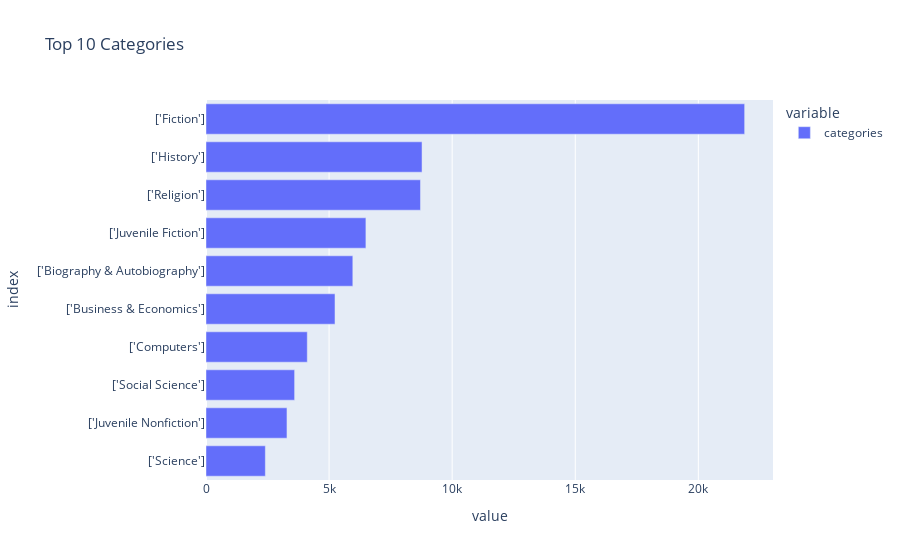

Notebook code for this chart:
### Code cell
cat_num = 10
fig = px.bar(df_books_en["categories"].value_counts()[:cat_num][::-1], orientation = "h", title = f"Top {cat_num} Categories")
fig.show()

### Figure 1 — Plotly figure (JSON) as saved in the notebook; plotly's stock layout.template omitted (floating-point values rounded to 4 significant figures)
{"data": [{"alignmentgroup": "True", "hovertemplate": "variable=categories<br>value=%{x}<br>index=%{y}<extra></extra>", "legendgroup": "categories", "marker": {"color": "#636efa", "pattern": {"shape": ""}}, "name": "categories", "offsetgroup": "categories", "orientation": "h", "showlegend": true, "textposition": "auto", "type": "bar", "x": [2411, 3289, 3600, 4114, 5240, 5964, 6496, 8712, 8776, 21881], "xaxis": "x", "y": ["['Science']", "['Juvenile Nonfiction']", "['Social Science']", "['Computers']", "['Business & Economics']", "['Biography & Autobiography']", "['Juvenile Fiction']", "['Religion']", "['History']", "['Fiction']"], "yaxis": "y"}], "layout": {"barmode": "relative", "legend": {"title": {"text": "variable"}, "tracegroupgap": 0}, "title": {"text": "Top 10 Categories"}, "xaxis": {"anchor": "y", "domain": [0, 1], "title": {"text": "value"}}, "yaxis": {"anchor": "x", "domain": [0, 1], "title": {"text": "index"}}}}
